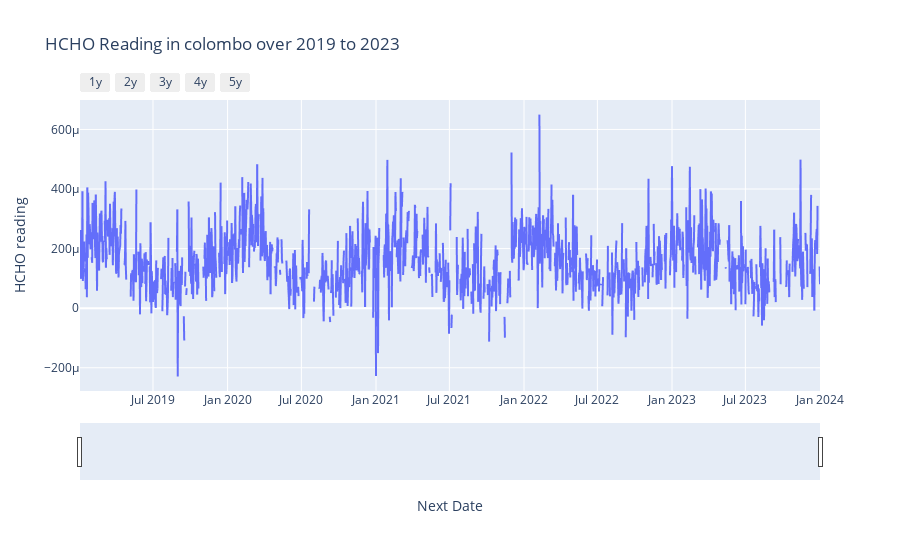

Notebook source saved alongside this figure:
### Code cell
# Plot the HCHO emission in each year in colombo prop
fig = px.line(colomboProperData , x="Next Date", y="HCHO reading", title="HCHO Reading in colombo over 2019 to 2023") 
fig.update_xaxes(
    rangeslider_visible=True,
    rangeselector=dict(
        buttons=list([
            dict(count=1, label="1y", step="year", stepmode="backward"), 
            dict(count=2, label="2y", step="year", stepmode="backward"), 
            dict(count=3, label="3y", step="year", stepmode="backward"), 
            dict(count=4, label="4y", step="year", stepmode="backward"), 
            dict(count=5, label="5y", step="year", stepmode="backward"), 
        ])
    )
)

fig.show()

### Figure 1 — Plotly figure (JSON) as saved in the notebook; plotly's stock layout.template omitted (floating-point values rounded to 4 significant figures; data arrays with more than 128 entries replaced by an {"elided": "..."} marker saying what was removed)
{"data": [{"hovertemplate": "Next Date=%{x}<br>HCHO reading=%{y}<extra></extra>", "legendgroup": "", "line": {"color": "#636efa", "dash": "solid"}, "marker": {"symbol": "circle"}, "mode": "lines", "name": "", "showlegend": false, "type": "scattergl", "x": {"elided": "1826 str values"}, "xaxis": "x", "y": {"elided": "1826 float values"}, "yaxis": "y"}], "layout": {"legend": {"tracegroupgap": 0}, "title": {"text": "HCHO Reading in colombo over 2019 to 2023"}, "xaxis": {"anchor": "y", "domain": [0, 1], "rangeselector": {"buttons": [{"count": 1, "label": "1y", "step": "year", "stepmode": "backward"}, {"count": 2, "label": "2y", "step": "year", "stepmode": "backward"}, {"count": 3, "label": "3y", "step": "year", "stepmode": "backward"}, {"count": 4, "label": "4y", "step": "year", "stepmode": "backward"}, {"count": 5, "label": "5y", "step": "year", "stepmode": "backward"}]}, "rangeslider": {"visible": true}, "title": {"text": "Next Date"}}, "yaxis": {"anchor": "x", "domain": [0, 1], "title": {"text": "HCHO reading"}}}}
